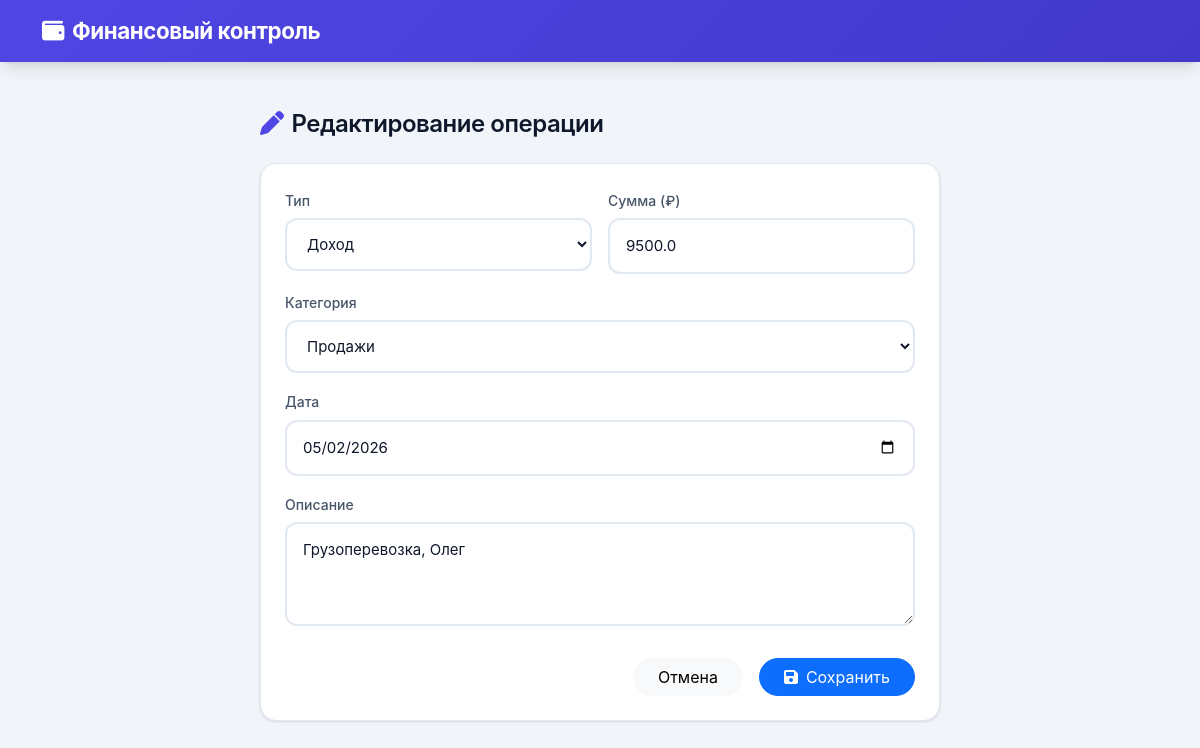
Page /operations/edit/2 (signed in) on the committed database.
### app.py (models this page shows)
class Operation(db.Model):
    id = db.Column(db.Integer, primary_key=True)
    type = db.Column(db.String(10), nullable=False)
    amount = db.Column(db.Float, nullable=False)
    category = db.Column(db.String(50), nullable=False)
    description = db.Column(db.String(200))
    date = db.Column(db.Date, nullable=False, default=date.today)
    is_planned = db.Column(db.Boolean, default=False)
    planned_date = db.Column(db.Date)
    status = db.Column(db.String(20), default='completed')
    user_id = db.Column(db.Integer, nullable=False)
    counterparty_id = db.Column(db.Integer)

### app.py (the view, shortened to what this page needs)
@app.route('/operations/edit/<int:op_id>', methods=['GET', 'POST'])
@login_required
def edit_operation(op_id):
    op = Operation.query.get_or_404(op_id)
    return render_template('edit_operation.html', operation=op, categories=CATEGORIES)

### app.py (called while the page is built)
@login_manager.user_loader
def load_user(user_id):
    return User.query.get(int(user_id))

### templates/edit_operation.html (shortened to what this page needs)
{% extends "base.html" %}
{% block content %}
<div class="mobile-container" style="max-width:720px;margin:0 auto;">
    <h1 class="mobile-h2 mb-4">
        <i class="fas fa-pen me-2" style="color:var(--primary);"></i>Редактирование операции
    </h1>
    <div class="mobile-card">
        <form method="post">
            <div class="row g-3">
                <div class="col-6">
                    <label class="form-label">Тип</label>
                    <select name="type" class="mobile-input">
                        <option value="income" {% if operation.type == 'income' %}selected{% endif %}>Доход</option>
                    </select>
                </div>
                <div class="col-6">
                    <label class="form-label">Сумма (₽)</label>
                    <input type="number" name="amount" class="mobile-input" value="{{ operation.amount }}" step="0.01" required>
                </div>
                <div class="col-12">
                    <label class="form-label">Категория</label>
                    <select name="category" class="mobile-input">
                        {% for type, cats in categories.items() %}
                        <optgroup label="{{ 'Доходы' if type == 'income' else 'Расходы' }}">
                            {% for c in cats %}
                            <option value="{{ c }}" {% if operation.category == c %}selected{% endif %}>{{ c }}</option>
                            {% endfor %}
                        </optgroup>
                        {% endfor %}
                    </select>
                </div>
                <div class="col-12">
                    <label class="form-label">Дата</label>
                    <input type="date" name="date" class="mobile-input" value="{{ operation.date }}" required>
                </div>
                <div class="col-12">
                    <label class="form-label">Описание</label>
                    <textarea name="description" class="mobile-input" rows="3" placeholder="Краткое описание операции">{{ operation.description }}</textarea>
                </div>
            </div>
            <div class="mt-4 d-flex gap-3 justify-content-end">
                <a href="/operations" class="btn btn-light rounded-pill px-4">Отмена</a>
                <button type="submit" class="btn btn-primary rounded-pill px-4">
                    <i class="fas fa-save me-2"></i>Сохранить
                </button>
            </div>
        </form>
    </div>
</div>
{% endblock %}

### static/css/app.css (style rules this page uses)
:root { --primary:#4f46e5; --primary-dark:#4338ca; --primary-light:#818cf8; --secondary:#06b6d4; --success:#10b981; --danger:#ef4444; --warning:#f59e0b; --info:#3b82f6; --dark:#1e293b; --gray:#64748b; --gray-light:#94a3b8; --gray-lighter:#e2e8f0; --bg:#f1f5f9; --card-bg:#ffffff; --text:#0f172a; --text-secondary:#475569; --border:#e2e8f0; --shadow:0 1px 3px 0 rgba(0,0,0,0.1),0 1px 2px -1px rgba(0,0,0,0.1); --shadow-md:0 4px 6px -1px rgba(0,0,0,0.1),0 2px 4px -2px rgba(0,0,0,0.1); --shadow-lg:0 10px 15px -3px rgba(0,0,0,0.1),0 4px 6px -4px rgba(0,0,0,0.1); --shadow-xl:0 20px 25px -5px rgba(0,0,0,0.1),0 8px 10px -6px rgba(0,0,0,0.1); --radius:12px; --radius-lg:16px; --radius-xl:24px; }
* { margin:0; padding:0; box-sizing:border-box; }
html,body { height:100%; font-family:'Inter',-apple-system,BlinkMacSystemFont,'Segoe UI',Roboto,'Helvetica Neue',Arial,sans-serif; background:var(--bg); color:var(--text); -webkit-font-smoothing:antialiased; -moz-osx-font-smoothing:grayscale; line-height:1.6; }
.mobile-card { background:var(--card-bg); border-radius:var(--radius-lg); padding:24px; margin-bottom:20px; box-shadow:var(--shadow); border:1px solid var(--border); transition:all 0.3s ease; }
.mobile-input { width:100%; padding:14px 16px; border:2px solid var(--border); border-radius:var(--radius); font-size:15px; font-family:inherit; background:var(--card-bg); color:var(--text); transition:all 0.2s ease; }
.mobile-input::placeholder { color:var(--gray-light); }
.mobile-h2 { font-size:1.5rem; font-weight:600; letter-spacing:-0.02em; }
.mobile-container { max-width:900px; margin:0 auto; padding:24px 20px; }
.form-label { font-weight:500; font-size:0.875rem; color:var(--text-secondary); margin-bottom:6px; }
@media (min-width:992px) { body { padding-bottom:0 } }
@media (min-width:992px) { .mobile-container { max-width:1000px } }

### rows in the picture
Operation: type "Доход", amount "9500.0", category "Продажи", date "05/02/2026", description "Грузоперевозка, Олег"
